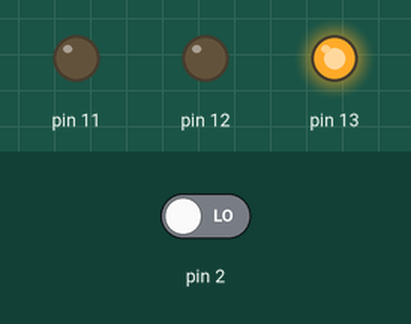
This sketch was run on a simulated Arduino Uno, built with avr-gcc and run on an emulated ATmega328P. On the bench: output pins drawn as LEDs (lit = HIGH). Inputs (shaded band) come from the test bench; at power-on: pin 2 LOW.

Above: at 1.2 s.
1.3 s: pin 2 driven HIGH
At 2.5 s:
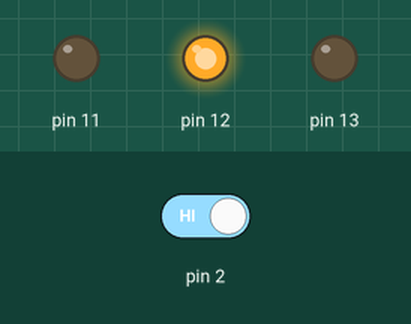
At 3.9 s:
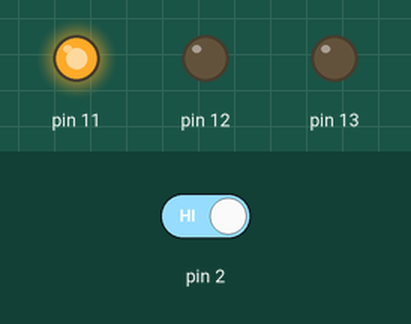
4.3 s: pin 2 driven LOW
At 8.1 s:
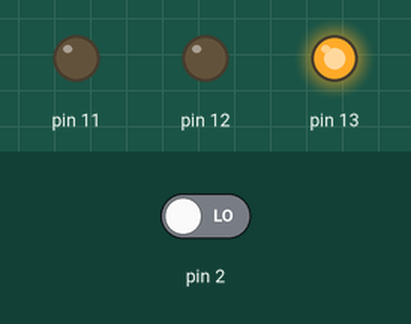
Timing chart, 0 to 9.6 s (numbered marks = the images above; inputs shaded):
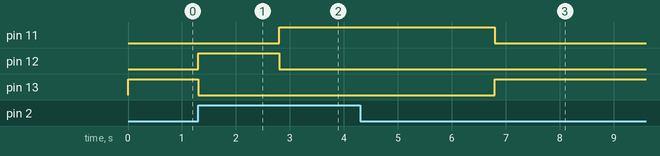

Measured:
- after the input at 1.3 s, pin 11: LOW → HIGH after 1.5 s; pin 12: LOW → HIGH at once, → LOW 1.5 s later; pin 13: HIGH → LOW at once
- after the input at 4.3 s, pin 11: HIGH → LOW after 2.5 s; pin 12: stays LOW (without the input it goes to HIGH after 2.5 s); pin 13: LOW → HIGH after 2.5 s

The sketch:

smooth_kieran_bombul1.ino
```cpp
void setup(){
pinMode(13, OUTPUT);
pinMode(12, OUTPUT);
pinMode(11, OUTPUT);


pinMode(2, INPUT);

}

void loop(){
  int boton = digitalRead(2);
  if (boton == HIGH) {

digitalWrite(13, LOW);
digitalWrite(12, HIGH);
delay(1500);

digitalWrite(12, LOW);
digitalWrite(11, HIGH);
delay(4000);

}
  else {
digitalWrite(13, HIGH);
digitalWrite(12, LOW);
digitalWrite(11, LOW);
  }
}
```
